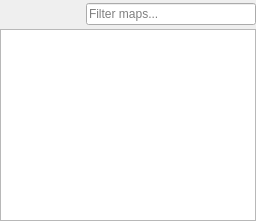
      <widget class="QWidget" name="mapListContainer" native="true">
       <property name="enabled">
        <bool>true</bool>
       </property>
       <property name="sizePolicy">
        <sizepolicy hsizetype="Expanding" vsizetype="Expanding">
         <horstretch>0</horstretch>
         <verstretch>0</verstretch>
        </sizepolicy>
       </property>
       <layout class="QVBoxLayout" name="verticalLayout">
        <property name="spacing">
         <number>0</number>
        </property>
        <property name="leftMargin">
         <number>0</number>
        </property>
        <property name="topMargin">
         <number>0</number>
        </property>
        <property name="rightMargin">
         <number>0</number>
        </property>
        <property name="bottomMargin">
         <number>0</number>
        </property>
        <item>
         <layout class="QHBoxLayout" name="horizontalLayout_11">
          <property name="spacing">
           <number>0</number>
          </property>
          <property name="leftMargin">
           <number>3</number>
          </property>
          <property name="topMargin">
           <number>3</number>
          </property>
          <property name="bottomMargin">
           <number>3</number>
          </property>
          <item>
           <widget class="QToolButton" name="toolButton_MapSortOrder">
            <property name="enabled">
             <bool>true</bool>
            </property>
            <property name="toolTip">
             <string>&lt;html&gt;&lt;head/&gt;&lt;body&gt;&lt;p&gt;Sort map list&lt;/p&gt;&lt;/body&gt;&lt;/html&gt;</string>
            </property>
            <property name="icon">
             <iconset resource="../resources/images.qrc">
              <normaloff>:/icons/sort_alphabet.ico</normaloff>:/icons/sort_alphabet.ico</iconset>
            </property>
            <property name="iconSize">
             <size>
              <width>16</width>
              <height>16</height>
             </size>
            </property>
            <property name="popupMode">
             <enum>QToolButton::InstantPopup</enum>
            </property>
            <property name="toolButtonStyle">
             <enum>Qt::ToolButtonIconOnly</enum>
            </property>
            <property name="autoRaise">
             <bool>true</bool>
            </property>
            <property name="arrowType">
             <enum>Qt::NoArrow</enum>
            </property>
           </widget>
          </item>
          <item>
           <widget class="QToolButton" name="toolButton_ExpandAll">
            <property name="sizePolicy">
             <sizepolicy hsizetype="Fixed" vsizetype="Fixed">
              <horstretch>0</horstretch>
              <verstretch>0</verstretch>
             </sizepolicy>
            </property>
            <property name="minimumSize">
             <size>
              <width>0</width>
              <height>0</height>
             </size>
            </property>
            <property name="maximumSize">
             <size>
              <width>16777215</width>
              <height>16777215</height>
             </size>
            </property>
            <property name="toolTip">
             <string>&lt;html&gt;&lt;head/&gt;&lt;body&gt;&lt;p&gt;Expand all map folders&lt;/p&gt;&lt;/body&gt;&lt;/html&gt;</string>
            </property>
            <property name="text">
             <string/>
            </property>
            <property name="icon">
             <iconset resource="../resources/images.qrc">
              <normaloff>:/icons/expand_all.ico</normaloff>:/icons/expand_all.ico</iconset>
            </property>
            <property name="popupMode">
             <enum>QToolButton::InstantPopup</enum>
            </property>
            <property name="autoRaise">
             <bool>true</bool>
            </property>
           </widget>
          </item>
          <item>
           <widget class="QToolButton" name="toolButton_CollapseAll">
            <property name="sizePolicy">
             <sizepolicy hsizetype="Fixed" vsizetype="Fixed">
              <horstretch>0</horstretch>
              <verstretch>0</verstretch>
             </sizepolicy>
            </property>
            <property name="minimumSize">
             <size>
              <width>23</width>
              <height>22</height>
             </size>
            </property>
            <property name="maximumSize">
             <size>
              <width>23</width>
              <height>22</height>
             </size>
            </property>
            <property name="toolTip">
             <string>&lt;html&gt;&lt;head/&gt;&lt;body&gt;&lt;p&gt;Collapse all map list folders&lt;/p&gt;&lt;/body&gt;&lt;/html&gt;</string>
            </property>
            <property name="text">
             <string/>
            </property>
            <property name="icon">
             <iconset resource="../resources/images.qrc">
              <normaloff>:/icons/collapse_all.ico</normaloff>:/icons/collapse_all.ico</iconset>
            </property>
            <property name="popupMode">
             <enum>QToolButton::InstantPopup</enum>
            </property>
            <property name="autoRaise">
             <bool>true</bool>
            </property>
           </widget>
          </item>
          <item>
           <spacer name="horizontalSpacer">
            <property name="orientation">
             <enum>Qt::Horizontal</enum>
            </property>
            <property name="sizeType">
             <enum>QSizePolicy::Preferred</enum>
            </property>
            <property name="sizeHint" stdset="0">
             <size>
              <width>12</width>
              <height>20</height>
             </size>
            </property>
           </spacer>
          </item>
          <item>
           <widget class="QLineEdit" name="lineEdit_filterBox">
            <property name="enabled">
             <bool>true</bool>
            </property>
            <property name="text">
             <string/>
            </property>
            <property name="placeholderText">
             <string>Filter maps...</string>
            </property>
           </widget>
          </item>
         </layout>
        </item>
        <item>
         <widget class="QTreeView" name="mapList">
          <property name="sizePolicy">
           <sizepolicy hsizetype="MinimumExpanding" vsizetype="Expanding">
            <horstretch>0</horstretch>
            <verstretch>0</verstretch>
           </sizepolicy>
          </property>
          <property name="minimumSize">
           <size>
            <width>200</width>
            <height>0</height>
           </size>
          </property>
          <property name="selectionMode">
           <enum>QAbstractItemView::SingleSelection</enum>
          </property>
          <property name="selectionBehavior">
           <enum>QAbstractItemView::SelectItems</enum>
          </property>
          <attribute name="headerVisible">
           <bool>false</bool>
          </attribute>
         </widget>
        </item>
       </layout>
      </widget>
